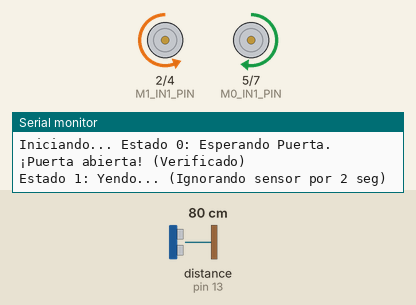
A sketch run on a simulated Arduino Uno, built with avr-gcc and run on an emulated ATmega328P. Shown: motor-driver pin pairs drawn as motors (green arrow = first pin HIGH = forward, orange = second pin HIGH = backward, longer = more drive, scaled by the enable pin), the last lines printed to the serial monitor. The inputs (shaded band) are chosen by the test bench; at power-on: distance to the obstacle (sensor on pin 13) 80 cm. The echo pulse lasts 58.3 µs per cm.

Above: at 1.2 s.
1.3 s: distance to the obstacle (sensor on pin 13) set to 16 cm
3.5 s: distance to the obstacle (sensor on pin 13) set to 12 cm
At 4.6 s:
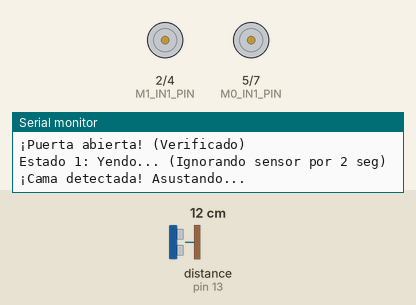
Timing chart, 0 to 6.5 s (numbered marks = the images above; inputs shaded):
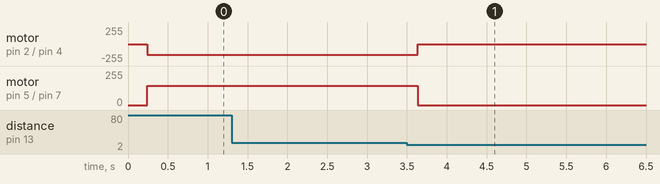

Measured:
- the behaviour switches between 15 and 14 cm on distance to the obstacle (sensor on pin 13) (found by bisection; images 0 and 1)
- after the input at 1.3 s, every drawn part: stays the same
- after the input at 3.5 s, motor on pin 2 (M1_IN1_PIN) / pin 4 (M1_IN2_PIN): backward 160/255 → stopped after 0.14 s; motor on pin 5 (M0_IN1_PIN) / pin 7 (M0_IN2_PIN): forward 145/255 → stopped after 0.14 s

The sketch:

Robot_Monster_Inc.ino
```cpp
/*
 * ==========================================================
 * PROYECTO: MONSTERS INC. (Versión 8.2 - "Avance Recto Calibrado")
 * OBJETIVO: Misión "Solo Ida" funcional.
 *
 * ¡¡NUEVOS CAMBIOS!!
 * 1. (Calibración de Motores): Se crean dos variables de
 * velocidad (IZQ y DER) para corregir la desviación.
 * 2. Se frena el motor DERECHO (de 160 a 155) para
 * evitar que el robot gire a la IZQUIERDA.
 * ==========================================================
 */

// --- 1. BIBLIOTECAS ---
#include <NewPing.h> // Para el sensor de ultrasonido

// --- 2. DEFINICIÓN DE PINES (Hardware MatBot 1.0) ---
#define M0_EN_PIN    6  // Pin D6 (Velocidad M0)
#define M0_IN1_PIN   5  // Pin D5 (Dirección M0)
#define M0_IN2_PIN   7  // Pin D7 (Dirección M0)
#define M1_EN_PIN    3  // Pin D3 (Velocidad M1)
#define M1_IN1_PIN   2  // Pin D2 (Dirección M1)
#define M1_IN2_PIN   4  // Pin D4 (Dirección M1)

// --- 3. DEFINICIÓN DE SENSORES (¡SOLO ULTRASÓNICO!) ---
#define SENSOR_PIN      13  // Puerto Digital D13
#define MAX_DISTANCE    200 // Distancia máxima a medir (cm)

// --- 4. CALIBRACIÓN Y VARIABLES GLOBALES ---

// ========================================================
// ¡¡AJUSTA ESTOS VALORES!!
// ========================================================
int distanciaObstaculo = 15;  // (15 cm)
int TIEMPO_SUSTO = 3000;  // (3 segundos)
int TIEMPO_CIEGO = 2000; // (2 segundos)
// ========================================================

int estadoDelRobot = 0;       // 0=Esperando, 1=Yendo, 2=Fin
int contadorObstaculos = 0; // Contador para el filtro anti-ruido
int contadorPuertaAbierta = 0; // Contador para "debounce"

// --- 5. CREAR EL OBJETO SENSOR ---
NewPing sonar(SENSOR_PIN, SENSOR_PIN, MAX_DISTANCE);

// --- 5.1 PROTOTIPOS DE FUNCIÓN ---
void setupMovimiento();
void avanzar(int velocidad);
void detener();

// --- 6. SETUP (Configuración Inicial) ---
void setup() {
  setupMovimiento();
  Serial.begin(9600);
  Serial.println("Iniciando... Estado 0: Esperando Puerta.");
}

// --- 7. BUCLE PRINCIPAL (¡¡LÓGICA MEJORADA!!) ---
void loop() {
  int distancia = sonar.ping_cm();

  // --- Lógica del Filtro Anti-Ruido (para la "cama") ---
  if (distancia < distanciaObstaculo && distancia > 0) {
    contadorObstaculos++; // Aumentamos el contador
  } else {
    contadorObstaculos = 0; // Si no vemos nada, reseteamos el contador
  }

  // --- Lógica de Estados ---
  switch (estadoDelRobot) {

    case 0: // ESTADO 0: ESPERANDO
      // ¡¡LÓGICA DE PUERTA MEJORADA!!
      if (distancia > distanciaObstaculo || distancia == 0) {
        contadorPuertaAbierta++; // Vemos la puerta abierta
      } else {
        contadorPuertaAbierta = 0; // Vemos la puerta cerrada
        detener(); // Asegúrate de estar quieto
      }

      // Debe ver la puerta abierta 5 veces seguidas (aprox 250ms)
      if (contadorPuertaAbierta >= 5) {
        Serial.println("¡Puerta abierta! (Verificado)");
        Serial.println("Estado 1: Yendo... (Ignorando sensor por 2 seg)");

        // ¡¡TIEMPO CIEGO!!
        avanzar(1); // Arranca
        delay(TIEMPO_CIEGO); // Avanza "ciego" por 2 seg para evitar ruido

        estadoDelRobot = 1; // Ahora sí, empieza a buscar la cama
      }
      break;

    case 1: // ESTADO 1: YENDO (Buscando la cama)
      // Si ve un obstáculo 3 veces seguidas (la "cama")
      if (contadorObstaculos >= 3) {
        Serial.println("¡Cama detectada! Asustando...");
        detener();
        delay(TIEMPO_SUSTO);
        estadoDelRobot = 2; // Pasa al estado final
        Serial.println("Estado 2: Misión cumplida (Frenado).");
      } else {
        // No hay obstáculo, solo AVANZA RECTO
        avanzar(1);
      }
      break;

    case 2: // ESTADO 2: FIN
      // No hacer nada para siempre
      detener();
      break;
  }
  delay(50); // Pausa de estabilidad
}

// --- 9. FUNCIONES DE MOVIMIENTO (¡¡CALIBRACIÓN DE AVANCE!!) ---

// ========================================================
// ¡¡AJUSTA ESTAS DOS VELOCIDADES!!
// Si el robot gira a la IZQUIERDA -> BAJA el número DERECHO
// Si el robot gira a la DERECHA -> BAJA el número IZQUIERDO
// ========================================================
int VELOCIDAD_AVANCE_IZQ = 145; // Motor (M1) Cambio a  140 para evitar que gire por diferencia de potencia
int VELOCIDAD_AVANCE_DER = 160; // Motor (M0)
// ========================================================


void setupMovimiento() {
  pinMode(M0_EN_PIN, OUTPUT);
  pinMode(M0_IN1_PIN, OUTPUT);
  pinMode(M0_IN2_PIN, OUTPUT);
  pinMode(M1_EN_PIN, OUTPUT);
  pinMode(M1_IN1_PIN, OUTPUT);
  pinMode(M1_IN2_PIN, OUTPUT);
}

// Lógica de AVANZAR (M1 INVERTIDO y CALIBRADO)
void avanzar(int velocidad) {
  // Motor Derecho (M0) - Avanza (HIGH/LOW)
  digitalWrite(M0_IN1_PIN, HIGH);
  digitalWrite(M0_IN2_PIN, LOW);
  analogWrite(M0_EN_PIN, VELOCIDAD_AVANCE_DER); // ¡Usa la variable DERECHA!
  // Motor Izquierdo (M1) - Avanza (LOW/HIGH - CORREGIDO)
  digitalWrite(M1_IN1_PIN, LOW);
  digitalWrite(M1_IN2_PIN, HIGH);
  analogWrite(M1_EN_PIN, VELOCIDAD_AVANCE_IZQ); // ¡Usa la variable IZQUIERDA!
}

// Lógica de DETENER
void detener() {
  analogWrite(M0_EN_PIN, 0);
  analogWrite(M1_EN_PIN, 0);
}
```
